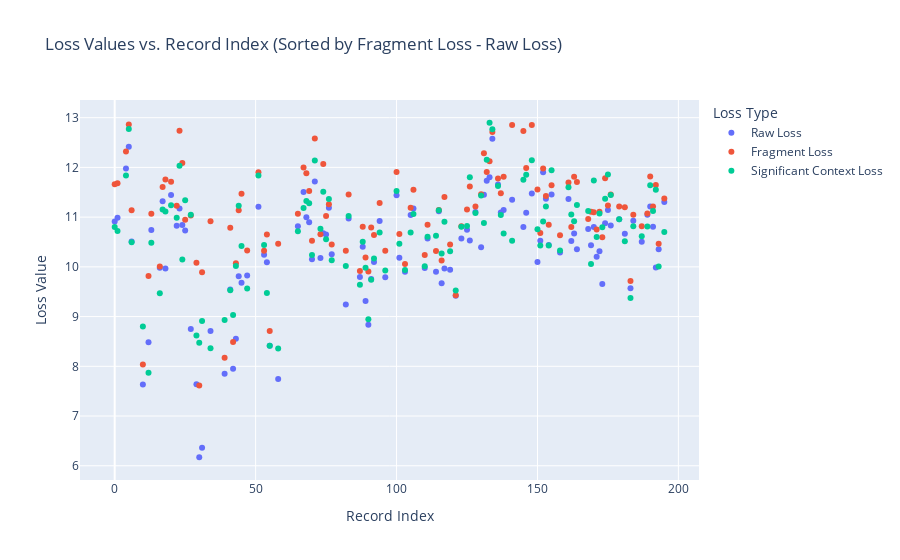

Source (notebook cell):
### Code cell
df_sorted = df.sort_values(by="difference")

# Построение графика
fig = go.Figure()

fig.add_trace(go.Scatter(x=df_sorted["index"], y=df_sorted["raw_loss"], mode="markers", name="Raw Loss"))

fig.add_trace(go.Scatter(x=df_sorted["index"], y=df_sorted["fragment_loss"], mode="markers", name="Fragment Loss"))

fig.add_trace(go.Scatter(x=df_sorted["index"], y=df_sorted["significant_loss"], mode="markers", name="Significant Context Loss"))

fig.update_layout(title="Loss Values vs. Record Index (Sorted by Fragment Loss - Raw Loss)", xaxis_title="Record Index", yaxis_title="Loss Value", legend_title="Loss Type")

fig.show()
